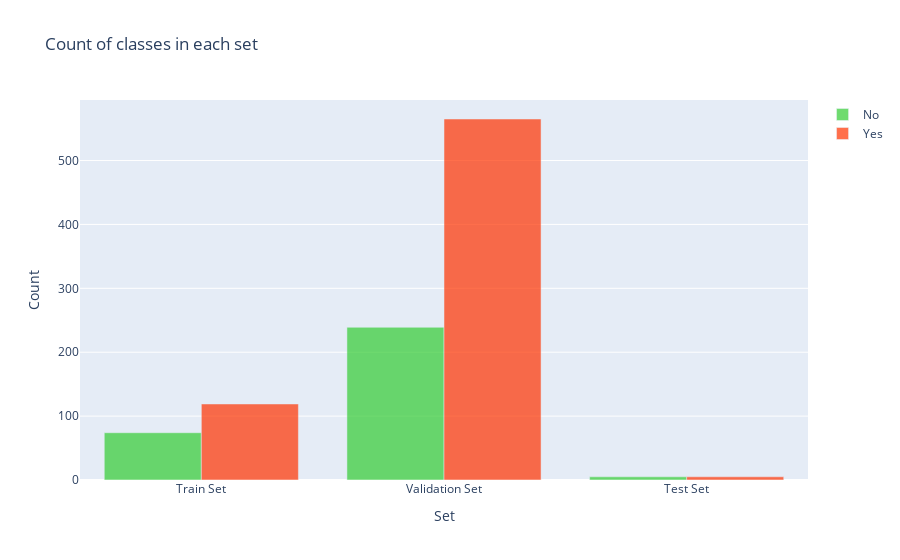

The notebook cell saved with this chart:
### Code cell
y = dict()
y[0] = []
y[1] = []
for set_name in (y_train, y_val, y_test):
    y[0].append(np.sum(set_name == 0))
    y[1].append(np.sum(set_name == 1))

trace0 = go.Bar(
    x=['Train Set', 'Validation Set', 'Test Set'],
    y=y[0],
    name='No',
    marker=dict(color='#33cc33'),
    opacity=0.7
)
trace1 = go.Bar(
    x=['Train Set', 'Validation Set', 'Test Set'],
    y=y[1],
    name='Yes',
    marker=dict(color='#ff3300'),
    opacity=0.7
)
data = [trace0, trace1]
layout = go.Layout(
    title='Count of classes in each set',
    xaxis={'title': 'Set'},
    yaxis={'title': 'Count'}
)
fig = go.Figure(data, layout)
iplot(fig)

### Figure 1 — Plotly figure (JSON) as saved in the notebook; plotly's stock layout.template omitted (floating-point values rounded to 4 significant figures)
{"data": [{"opacity": 0.7, "name": "No", "y": [74, 239, 5], "marker": {"color": "#33cc33"}, "x": ["Train Set", "Validation Set", "Test Set"], "type": "bar"}, {"opacity": 0.7, "name": "Yes", "y": [119, 565, 5], "marker": {"color": "#ff3300"}, "x": ["Train Set", "Validation Set", "Test Set"], "type": "bar"}], "layout": {"yaxis": {"title": {"text": "Count"}}, "xaxis": {"title": {"text": "Set"}}, "title": {"text": "Count of classes in each set"}}}
